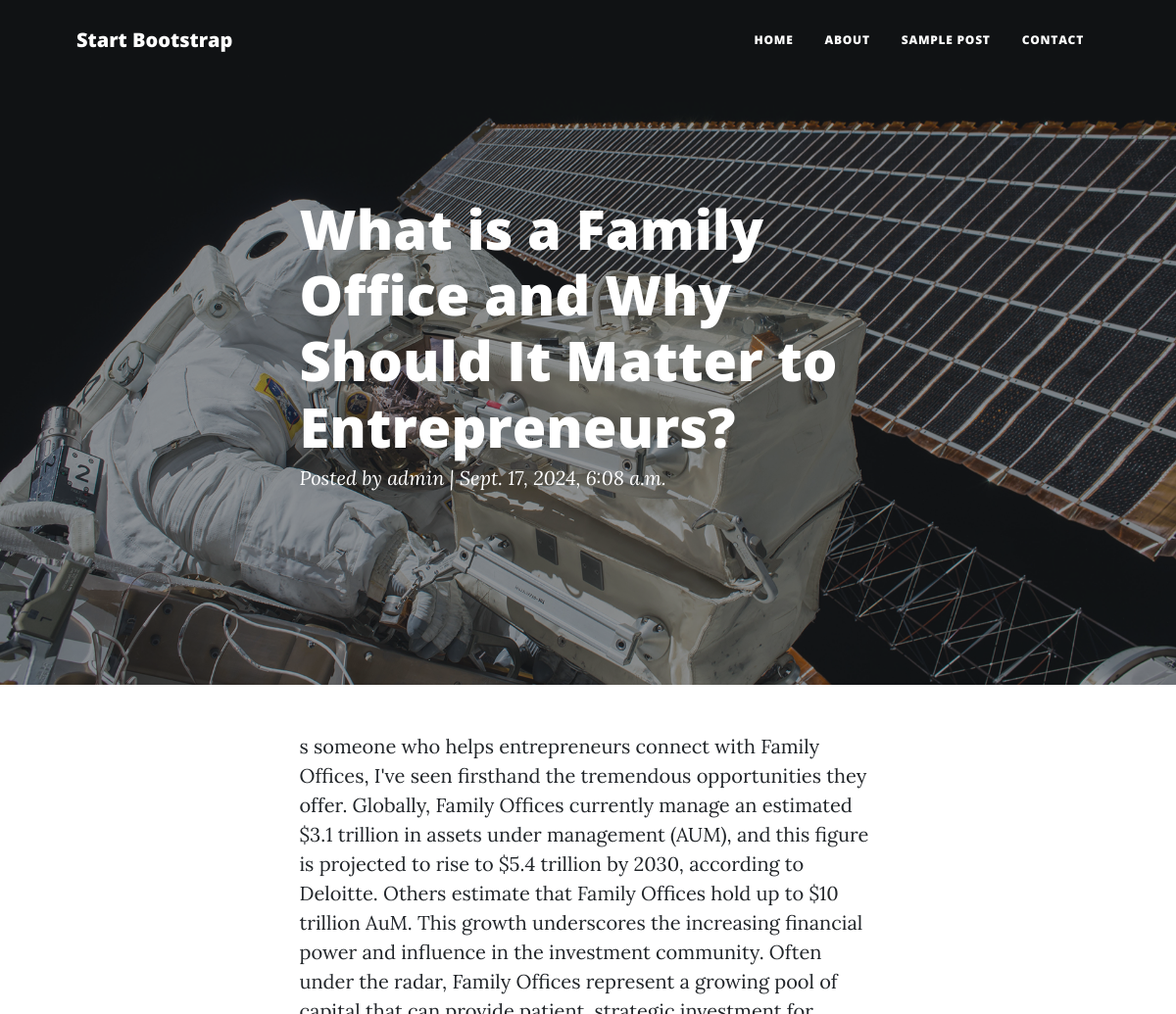
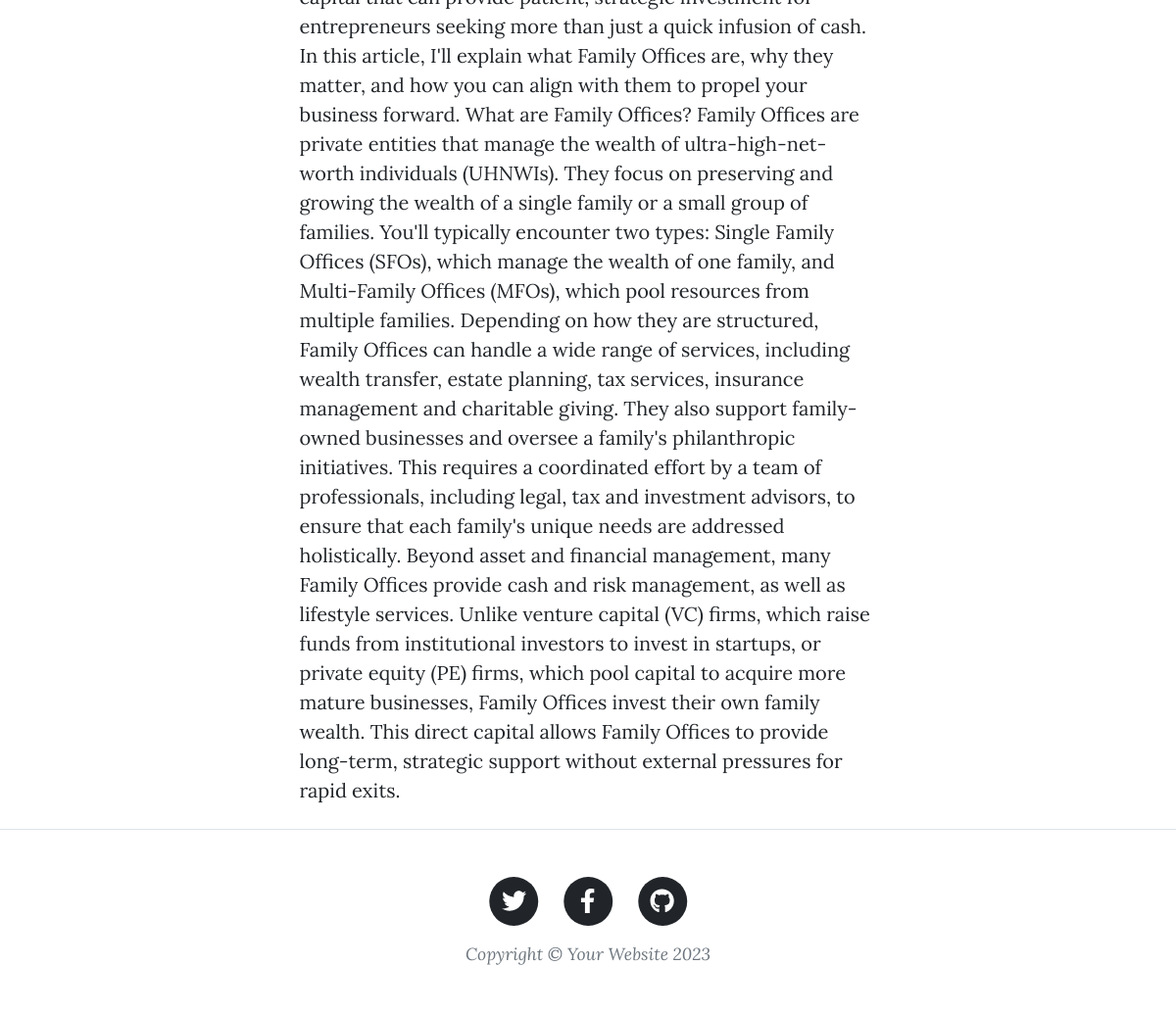
The app's page /what-is-a-family-office/ with its own data (2 pictures, top to bottom).
### blog/models.py (models this page shows, shortened)
class Post(models.Model):
    title = models.CharField(max_length=300,unique=True)
    slug = models.SlugField(max_length=300,unique=True)
    author = models.ForeignKey(User,on_delete=models.CASCADE,related_name='blog_posts')
    content = models.TextField()
    updated_on = models.DateTimeField(auto_now=True)
    created_on = models.DateTimeField(auto_now_add=True)
    status = models.IntegerField(choices=STATUS,default=0)
    class Meta:
        ordering = ['-created_on']

### blog/views.py (the view)
# urls.py: path('<slug:slug>/', views.PostDetail.as_view(),name='post_detail')
class PostDetail(generic.DetailView):
    model = Post
    template_name = 'blog/detail.html'

### templates/blog/detail.html (shortened to what this page needs)
{% load static %}
<!DOCTYPE html>
<html lang="en">
    <head>
        <link href="{% static 'css/styles.css' %}" rel="stylesheet" />
    </head>
    <body>
        <nav class="navbar navbar-expand-lg navbar-light" id="mainNav">
            <div class="container px-4 px-lg-5">
                <a class="navbar-brand" href="index.html">Start Bootstrap</a>
                <div class="collapse navbar-collapse" id="navbarResponsive">
                    <ul class="navbar-nav ms-auto py-4 py-lg-0">
                        <li class="nav-item"><a class="nav-link px-lg-3 py-3 py-lg-4" href="index.html">Home</a></li>
                        <li class="nav-item"><a class="nav-link px-lg-3 py-3 py-lg-4" href="about.html">About</a></li>
                        <li class="nav-item"><a class="nav-link px-lg-3 py-3 py-lg-4" href="post.html">Sample Post</a></li>
                        <li class="nav-item"><a class="nav-link px-lg-3 py-3 py-lg-4" href="contact.html">Contact</a></li>
                    </ul>
                </div>
            </div>
        </nav>
        <header class="masthead" style="background-image: url({% static 'assets/img/post-bg.jpg' %})">
            <div class="container position-relative px-4 px-lg-5">
                <div class="row gx-4 gx-lg-5 justify-content-center">
                    <div class="col-md-10 col-lg-8 col-xl-7">
                        <div class="post-heading">
                            <h1>{{post.title}}</h1>
                            <span class="meta">
                                Posted by
                                <a href="#!">{{post.author}} | {{post.created_on}}</a>
                            </span>
                        </div>
                    </div>
                </div>
            </div>
        </header>
        <article class="mb-4">
            <div class="container px-4 px-lg-5">
                <div class="row gx-4 gx-lg-5 justify-content-center">
                    <div class="col-md-10 col-lg-8 col-xl-7">
                      {{post.content|safe}}
                    </div>
                </div>
            </div>
        </article>
        <footer class="border-top">
            <div class="container px-4 px-lg-5">
                <div class="row gx-4 gx-lg-5 justify-content-center">
                    <div class="col-md-10 col-lg-8 col-xl-7">
                        <ul class="list-inline text-center">
                            <li class="list-inline-item">
                                <a href="#!">
                                    <span class="fa-stack fa-lg">
                                        <i class="fas fa-circle fa-stack-2x"></i>
                                        <i class="fab fa-twitter fa-stack-1x fa-inverse"></i>
                                    </span>
                                </a>
                            </li>
                            <li class="list-inline-item">
                                <a href="#!">
                                    <span class="fa-stack fa-lg">
                                        <i class="fas fa-circle fa-stack-2x"></i>
                                        <i class="fab fa-facebook-f fa-stack-1x fa-inverse"></i>
                                    </span>
                                </a>
                            </li>
                            <li class="list-inline-item">
                                <a href="#!">
                                    <span class="fa-stack fa-lg">
                                        <i class="fas fa-circle fa-stack-2x"></i>
                                        <i class="fab fa-github fa-stack-1x fa-inverse"></i>
                                    </span>
                                </a>
                            </li>
                        </ul>
                        <div class="small text-center text-muted fst-italic">Copyright &copy; Your Website 2023</div>
                    </div>
                </div>
            </div>
        </footer>
    </body>
</html>

### records on screen
Post: title "What is a Family Office and Why Should It Matter to Entrepreneurs?", author "admin", created_on "Sept. 17, 2024, 6:08 a.m.", content "s someone who helps entrepreneurs connect with Family Offices, I've seen firsthand the tremendous opportunities they offer. Globally, Family Offices currently manage an estimated $3.1 trillion in assets under management (AUM), and this figure is projected to rise to $5.4 trillion by 2030, according to Deloitte. Others estimate that Family Offices hold up to $10 trillion AuM. This growth underscores the increasing financial power and influence in the investment community. Often under the radar, Family Offices represent a growing pool of capital that can provide patient, strategic investment for entrepreneurs seeking more than just a quick infusion of cash. In this article, I'll explain what…"
